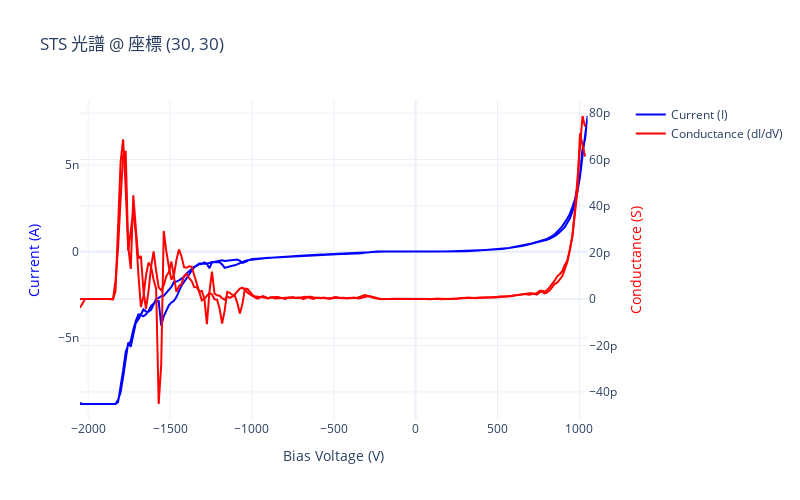

Notebook code for this chart:
### Code cell
# 繪製單點 STS 光譜 / Plot single point STS spectrum
print("🎨 繪製單點 STS 光譜...")
try:
    fig_point = SpectroscopyPlotting.plot_sts_spectrum(
        bias_values=point_data['bias_values'],
        current=point_data['current'],
        conductance=point_data['conductance'],
        title=f"STS 光譜 @ 座標 ({POINT_X}, {POINT_Y})",
        show_conductance=True,
        width=800,
        height=500
    )
    
    fig_point.show()
    print("✅ 單點 STS 光譜繪製完成")
    
except Exception as e:
    print(f"❌ 單點 STS 光譜繪製失敗: {e}")
    raise

### Figure 1 — Plotly figure (JSON) as saved in the notebook; plotly's stock layout.template omitted (floating-point values rounded to 4 significant figures; data arrays with more than 128 entries replaced by an {"elided": "..."} marker saying what was removed)
{"data": [{"hovertemplate": "Bias: %{x:.3f} V<br>Current: %{y:.2e} A<extra></extra>", "line": {"color": "blue", "width": 2}, "mode": "lines", "name": "Current (I)", "type": "scatter", "x": {"elided": "401 float values"}, "y": {"elided": "401 float values"}}, {"hovertemplate": "Bias: %{x:.3f} V<br>Conductance: %{y:.2e} S<extra></extra>", "line": {"color": "red", "width": 2}, "mode": "lines", "name": "Conductance (dI/dV)", "type": "scatter", "x": {"elided": "401 float values"}, "xaxis": "x", "y": {"elided": "401 float values"}, "yaxis": "y2"}], "layout": {"height": 500, "hovermode": "x unified", "title": {"text": "STS 光譜 @ 座標 (30, 30)"}, "width": 800, "xaxis": {"anchor": "y", "domain": [0, 0.94], "title": {"text": "Bias Voltage (V)"}}, "yaxis": {"anchor": "x", "domain": [0, 1], "title": {"font": {"color": "blue"}, "text": "Current (A)"}}, "yaxis2": {"anchor": "x", "overlaying": "y", "side": "right", "title": {"font": {"color": "red"}, "text": "Conductance (S)"}}}}
